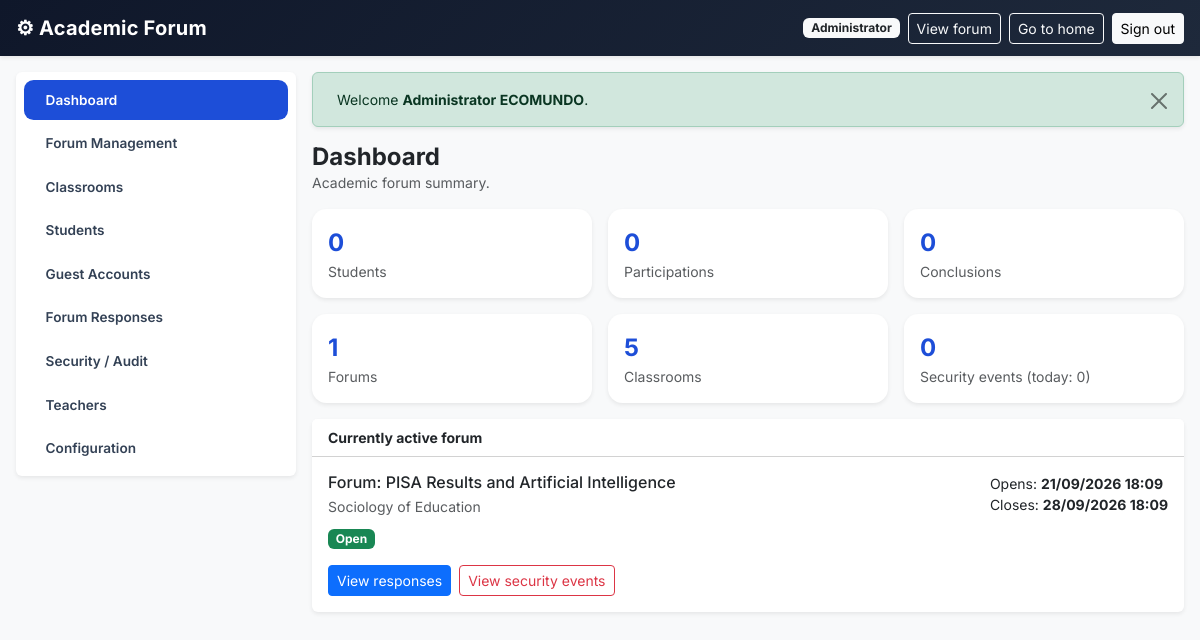
The page /admin (signed in) on the database its author committed.
### tables this page shows
CREATE TABLE `forums` (
    `id`         INT UNSIGNED NOT NULL AUTO_INCREMENT,
    `title`      VARCHAR(190) NOT NULL,
    `subject`    VARCHAR(190) NOT NULL,
    `question`   TEXT         NOT NULL,
    `open_at`    DATETIME     NOT NULL,
    `close_at`   DATETIME     NOT NULL,
    `is_active`  TINYINT(1) NOT NULL DEFAULT 0,
    `created_by` INT UNSIGNED NULL,
    `created_at` DATETIME NOT NULL DEFAULT CURRENT_TIMESTAMP,
    PRIMARY KEY (`id`),
    KEY `idx_forums_user` (`created_by`)
);

### app/Core/View.php (called while the page is built, shortened)
<?php
class View
{
    protected static function resolve(string $view): string
    {
        $file = APP_PATH . DS . 'Views' . DS . str_replace('.', DS, $view) . '.php';
        return $file;
    }
    public static function render(string $view, array $data = []): void
    {
        extract($data, EXTR_SKIP);
        require self::resolve($view);
    }
}

### app/Core/Controller.php (called while the page is built)
<?php
abstract class Controller
{
    protected function view(string $view, array $data = []): void
    {
        View::render($view, $data);
    }
}

### app/Controllers/AdminController.php (called while the page is built, shortened)
<?php
class AdminController extends Controller
{
    private function isAdmin(): bool
    {
        return is_admin_user();
    }
    private function scope(): ?int
    {
        return $this->isAdmin() ? null : $this->uid();
    }
    public function dashboard(): void
    {
        $forum = Forum::active();
        if ($this->scope() !== null) {
            $teacherId  = $this->scope();
            $salones    = Salon::all($teacherId);
            $students   = User::all(['role' => 'student', 'teacher_id' => $teacherId]);
            $forums     = Forum::all($teacherId);
            $studentIds = array_column($students, 'id');
            $stats = [
                'students'    => count($students),
                'responses'   => Response::total($teacherId),
                'conclusions' => 0,
                'attempts'    => SecurityLog::count(array_merge([$teacherId], $studentIds)),
                'today'       => SecurityLog::countToday(array_merge([$teacherId], $studentIds)),
                'forums'      => count($forums),
                'salones'     => count($salones),
            ];
            foreach ($forums as $f) {
                $stats['conclusions'] += (int) Database::count(
                    "SELECT COUNT(*) AS c FROM responses WHERE type='conclusion' AND forum_id = ?",
                    [(int) $f['id']]
                );
            }
            $pageTitle = 'Teacher Panel';
        } else {
            $stats = [
                'students'    => User::studentsCount(),
                'responses'   => Response::total(),
                'conclusions' => Database::count("SELECT COUNT(*) AS c FROM responses WHERE type='conclusion'"),
                'attempts'    => SecurityLog::count(),
                'today'       => SecurityLog::countToday(),
                'forums'      => (int) Database::count("SELECT COUNT(*) AS c FROM forums"),
                'salones'     => (int) Database::count("SELECT COUNT(*) AS c FROM salones"),
            ];
            $pageTitle = 'Admin Panel';
        }
        $this->view('admin/dashboard', [
            'forum'     => $forum,
            'stats'     => $stats,
            'pageTitle' => $pageTitle,
        ]);
    }
}

### index.php (called while the page is built, shortened)
<?php
spl_autoload_register(function ($class) {
    $dirs = [APP_PATH . DS . 'Models', APP_PATH . DS . 'Controllers', APP_PATH . DS . 'Core'];
    foreach ($dirs as $dir) {
        $file = $dir . DS . $class . '.php';
        if (is_file($file)) {
            return;
        }
    }
});
require_once APP_PATH . DS . 'Helpers' . DS . 'functions.php';
$url    = isset($_GET['url']) ? trim($_GET['url'], '/') : '';
$method = $_SERVER['REQUEST_METHOD'] ?? 'GET';
try {
    $router = new Router();
    $router->dispatch($method, $url);
} catch (Throwable $e) {
    http_response_code(500);
    if (DEBUG) {
        echo '<pre>' . e($e->getMessage()) . PHP_EOL . e($e->getTraceAsString()) . '</pre>';
    } else {
        echo 'An unexpected error occurred. Please try again.';
    }
}

### app/Helpers/functions.php (called while the page is built, shortened)
<?php
function e($value): string
{
    return htmlspecialchars((string) $value, ENT_QUOTES, 'UTF-8');
}
function base_url(string $path = ''): string
{
    return BASE_URL . '/' . ltrim($path, '/');
}
function current_user(): ?array
{
    return $_SESSION['user'] ?? null;
}
function pretty_datetime(string $datetime): string
{
    return date('d/m/Y H:i', strtotime($datetime));
}
function time_status(array $forum): string
{
    $open  = strtotime($forum['open_at']);
    $close = strtotime($forum['close_at']);
    $now   = time();
    return 'open';
}

### app/Models/Database.php (called while the page is built, shortened)
<?php
class Database
{
    private static $conn = null;
    private static function conn(): mysqli
    {
        if (self::$conn === null) {
            self::$conn = new mysqli(DB_HOST, DB_USER, DB_PASS, DB_NAME, DB_PORT);
            self::$conn->set_charset('utf8mb4');
        }
        return self::$conn;
    }
    public static function query(string $sql, array $params = []): ?mysqli_result
    {
        $stmt = self::conn()->prepare($sql);
        $stmt->execute();
        return $stmt->get_result();
    }
    public static function fetchOne(string $sql, array $params = []): ?array
    {
        $result = self::query($sql, $params);
        return $result ? ($result->fetch_assoc() ?: null) : null;
    }
    public static function count(string $sql, array $params = []): int
    {
        $row = self::fetchOne($sql, $params);
        $row = $row ?: [];
        return (int) reset($row);
    }
}

### app/Models/User.php (called while the page is built, shortened)
<?php
class User
{
    public static function studentsCount(): int
    {
        return Database::count("SELECT COUNT(*) AS c FROM users WHERE role = 'student'");
    }
}

### app/Models/Response.php (called while the page is built, shortened)
<?php
class Response
{
    public static function total(?int $teacherId = null): int
    {
        if ($teacherId === null) {
            return Database::count("SELECT COUNT(*) AS c FROM responses");
        }
        return Database::count(
            "SELECT COUNT(*) AS c FROM responses r JOIN forums f ON f.id = r.forum_id
             WHERE f.created_by = ?",
            [$teacherId]
        );
    }
}

### app/Models/SecurityLog.php (called while the page is built, shortened)
<?php
class SecurityLog
{
    public static function count(?array $userIds = null): int
    {
        if ($userIds === null) {
            return Database::count("SELECT COUNT(*) AS c FROM security_logs");
        }
        $ids = array_values(array_unique(array_map('intval', $userIds)));
        $ids = array_filter($ids, function ($id) { return $id > 0; });
        return Database::count("SELECT COUNT(*) AS c FROM security_logs WHERE user_id IN (" . implode(',', $ids) . ")");
    }
    public static function countToday(?array $userIds = null): int
    {
        if ($userIds === null) {
            return Database::count("SELECT COUNT(*) AS c FROM security_logs WHERE DATE(created_at) = CURDATE()");
        }
        $ids = array_values(array_unique(array_map('intval', $userIds)));
        $ids = array_filter($ids, function ($id) { return $id > 0; });
        return Database::count(
            "SELECT COUNT(*) AS c FROM security_logs WHERE DATE(created_at) = CURDATE() AND user_id IN (" . implode(',', $ids) . ")"
        );
    }
}

### app/Models/Forum.php (called while the page is built, shortened)
<?php
class Forum
{
    public static function active(): ?array
    {
        return Database::fetchOne(
            "SELECT f.*, u.first_name, u.last_name, u.email AS teacher_email
             FROM forums f
             LEFT JOIN users u ON u.id = f.created_by
             WHERE f.is_active = 1
             ORDER BY f.id DESC LIMIT 1"
        );
    }
}

### app/Views/admin/dashboard.php (the view, shortened to what this page needs)
<?php include APP_PATH . '/Views/admin/_admin_head.php'; ?>
<div class="d-flex flex-wrap justify-content-between align-items-center mb-3 gap-2">
    <div>
        <h1 class="h4 fw-bold mb-0"><?= $__isAdminRole ? 'Dashboard' : 'My dashboard' ?></h1>
        <p class="text-muted small mb-0"><?= $__isAdminRole ? 'Academic forum summary.' : 'Summary of your classrooms, forums and students.' ?></p>
    </div>
</div>
<div class="row g-3 mb-3">
    <div class="col-6 col-md-4">
        <div class="card border-0 shadow-sm stat-card">
            <div class="card-body">
                <div class="fs-4 fw-bold"><?= (int) $stats['students'] ?></div>
                <div class="text-muted small"><?= $__isAdminRole ? 'Students' : 'Students in my classrooms' ?></div>
            </div>
        </div>
    </div>
    <div class="col-6 col-md-4">
        <div class="card border-0 shadow-sm stat-card">
            <div class="card-body">
                <div class="fs-4 fw-bold"><?= (int) $stats['responses'] ?></div>
                <div class="text-muted small">Participations</div>
            </div>
        </div>
    </div>
    <div class="col-6 col-md-4">
        <div class="card border-0 shadow-sm stat-card">
            <div class="card-body">
                <div class="fs-4 fw-bold"><?= (int) $stats['conclusions'] ?></div>
                <div class="text-muted small">Conclusions</div>
            </div>
        </div>
    </div>
    <div class="col-6 col-md-4">
        <div class="card border-0 shadow-sm stat-card">
            <div class="card-body">
                <div class="fs-4 fw-bold"><?= (int) $stats['forums'] ?></div>
                <div class="text-muted small">Forums</div>
            </div>
        </div>
    </div>
    <div class="col-6 col-md-4">
        <div class="card border-0 shadow-sm stat-card">
            <div class="card-body">
                <div class="fs-4 fw-bold"><?= (int) $stats['salones'] ?></div>
                <div class="text-muted small">Classrooms</div>
            </div>
        </div>
    </div>
    <div class="col-6 col-md-4">
        <div class="card border-0 shadow-sm stat-card">
            <div class="card-body">
                <div class="fs-4 fw-bold"><?= (int) $stats['attempts'] ?></div>
                <div class="text-muted small">Security events (today: <?= (int) $stats['today'] ?>)</div>
            </div>
        </div>
    </div>
</div>
<?php if ($forum): ?>
    <?php $__st = time_status($forum); ?>
    <div class="card border-0 shadow-sm">
        <div class="card-header bg-white fw-bold small">Currently active forum</div>
        <div class="card-body">
            <div class="d-flex flex-wrap justify-content-between align-items-start gap-2">
                <div>
                    <h6 class="mb-1"><?= e($forum['title']) ?></h6>
                    <div class="small text-muted mb-2"><?= e($forum['subject']) ?></div>
                    <span class="badge <?= $__st === 'open' ? 'text-bg-success' : ($__st === 'expired' ? 'text-bg-danger' : 'text-bg-warning') ?>">
                        <?= $__st === 'open' ? 'Open' : ($__st === 'expired' ? 'Expired' : 'Not started') ?>
                    </span>
                </div>
                <div class="small">
                    <div>Opens: <strong><?= e(pretty_datetime($forum['open_at'])) ?></strong></div>
                    <div>Closes: <strong><?= e(pretty_datetime($forum['close_at'])) ?></strong></div>
                </div>
            </div>
            <div class="d-flex gap-2 mt-3">
                <a href="<?= e(base_url('admin/responses')) ?>" class="btn btn-sm btn-primary">View responses</a>
                <a href="<?= e(base_url('admin/logs')) ?>" class="btn btn-sm btn-outline-danger">View security events</a>
            </div>
        </div>
    </div>
<?php else: ?>
    <div class="alert alert-warning shadow-sm small mb-0">
        There is no active forum. <a href="<?= e(base_url('admin/forum')) ?>">Create and activate a forum</a> to start participation.
    </div>
<?php endif; ?>
<?php include APP_PATH . '/Views/admin/_admin_foot.php'; ?>

### public/css/app.css (style rules this page uses)
:root { --app-dark: #0f172a; }
html { scroll-behavior: smooth; }
body { font-family: 'Inter', system-ui, -apple-system, sans-serif; background: #f1f5f9; min-height: 100vh; }
.stat-card { border-radius: 0.9rem; }
.stat-card .fs-4 { color: #1d4ed8; }

### rows shown on the page
forums: title "Forum: PISA Results and Artificial Intelligence", subject "Sociology of Education", open_at "21/09/2026 18:09", close_at "28/09/2026 18:09"

### other values the page prints
APP_NAME "Academic Forum"
$__ok "Welcome Administrator ECOMUNDO ."
$stats['students'] "0"
$stats['responses'] "0"
$stats['conclusions'] "0"
$stats['forums'] "1"
$stats['salones'] "5"
$stats['attempts'] "0"
$stats['today'] "0"
